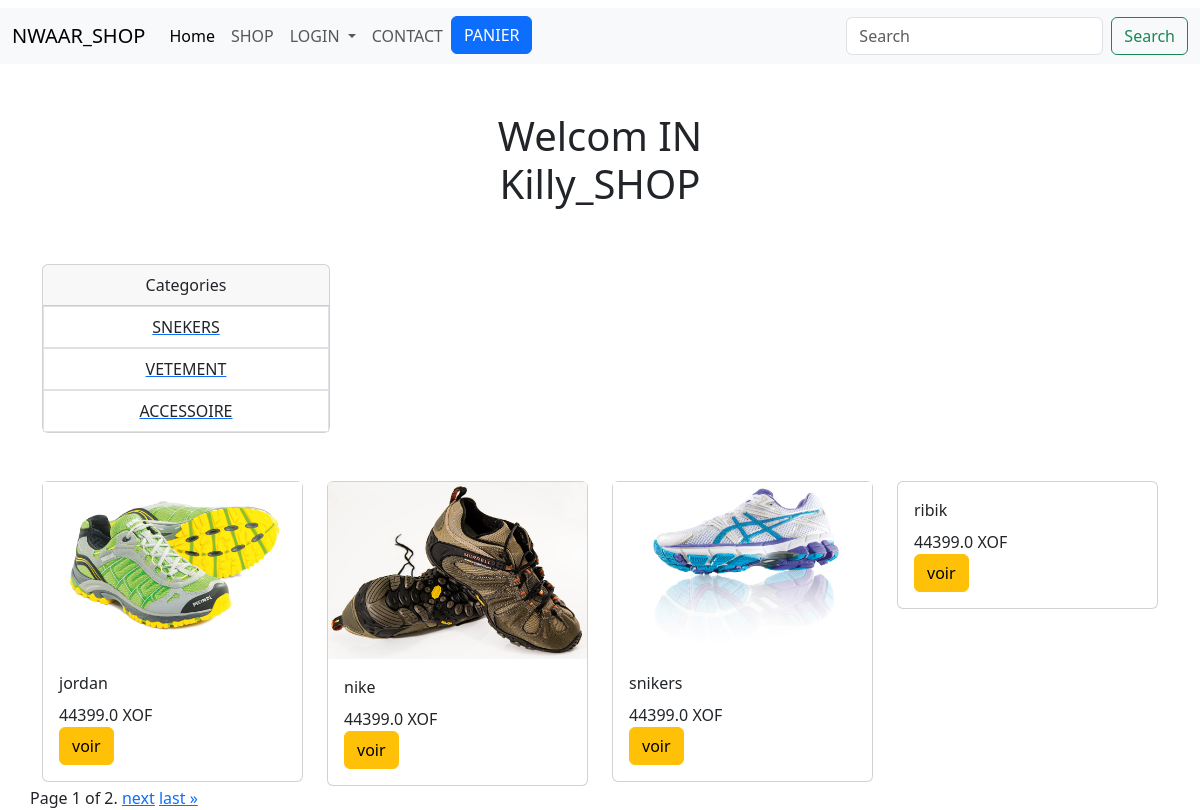
The page / on the database its author committed.
### Shop/models.py (models this page shows, shortened)
class Product(models.Model):
    name = models.CharField(max_length=100)
    price = models.FloatField()
    quantite = models.IntegerField(default=1)
    description =models.TextField()
    image = models.ImageField(upload_to='images')

### Shop/views.py (the view)
# urls.py: 2. Add a URL to urlpatterns:  path('', views.home, name='home')
def home(request):
    produit = Product.objects.all()
    paginator = Paginator(produit,2)
    page_number = request.POST.get('page')
    page_obj = paginator.get_page(page_number)
    context = {'produits':produit , 'page_obj':page_obj}
    return render(request,'products/home.html', context)

### templates/products/home.html (shortened to what this page needs)
{% extends 'base.html'%}
{% block content %}
<div class="container text-center">
    <div class="row">
        <div class="col mt-5">
            <h1>
                Welcom IN <br>
                Killy_SHOP
            </h1>
        </div>
    </div>
</div>
<div class="container text-center">
    <div class="row">
      <div class="col-12 mt-5">
        <div class="card" style="width: 18rem;">
          <div class="card-header">
            Categories
          </div>
          <ul class="list-group list-group-flush">
           <a href="#"> <li class="list-group-item">SNEKERS</li></a>
           <a href="#"> <li class="list-group-item">VETEMENT</li></a>
           <a href="#"> <li class="list-group-item"> ACCESSOIRE</li></a>
          </ul>
        </div>
        </div>
      </div>
      </div>
  <div class="container">
    <div class="row">
      {% for produit in produits%}
      <div class="col-md-3 mt-5">
        <div class="card">
          <img src="{{produit.image.url}}" alt="" class="card-ing-top">
          <div class="card-body">
            <div class="card-title">{{produit.name}}</div>
            <div class="card-text">{{produit.price}} XOF</div>
           <a href="{% url 'detail' produit.id %}"><button class="btn btn-warning">voir</button></a>
          </div>
        </div>
      </div>
      {% endfor %}
      <div class="pagination">
        <span class="step-links">
            <span class="current">
                Page {{ page_obj.number }} of {{ page_obj.paginator.num_pages }}.
            </span>
            {% if page_obj.has_next %}
                <a href="?page={{ page_obj.next_page_number }}">next</a>
                <a href="?page={{ page_obj.paginator.num_pages }}">last &raquo;</a>
            {% endif %}
        </span>
    </div>
{% endblock %}

### templates/base.html (shortened to what this page needs)
{% load static %}
<!Doctype html>
<html lang="en">
  <head>
    <link href="https://cdn.jsdelivr.net/npm/bootstrap@5.3.0-alpha1/dist/css/bootstrap.min.css" rel="stylesheet">
    <link rel="stylesheet" href="{% static 'css/style.css'%}">
  </head>
  <body>
    <nav class="navbar navbar-expand-lg bg-body-tertiary bg-dark">
        <div class="container-fluid">
          <a class="navbar-brand" href="#">NWAAR_SHOP</a>
          <div class="collapse navbar-collapse" id="navbarScroll">
            <ul class="navbar-nav me-auto my-2 my-lg-0 navbar-nav-scroll" style="--bs-scroll-height: 100px;">
              <li class="nav-item">
                <a class="nav-link active" aria-current="page" href="{% url 'home' %}">Home</a>
              </li>
              <li class="nav-item">
                <a class="nav-link" href="#">SHOP</a>
              </li>
              <li class="nav-item dropdown">
                <a class="nav-link dropdown-toggle" href="#" role="button" data-bs-toggle="dropdown" aria-expanded="false">
                  LOGIN
                </a>
              </li>
              <li class="nav-item">
                <a  hrer="# "class="nav-link">CONTACT</a>
              </li>
              <li class="nav-item">
               <a href="{% url 'cart_detail' %}"> <button type="button" class="btn btn-primary">
                    PANIER
                  </button></a>
              </li>
            </ul>
            <form class="d-flex" role="search">
              <input class="form-control me-2" type="search" placeholder="Search" aria-label="Search">
              <button class="btn btn-outline-success" type="submit">Search</button>
            </form>
          </div>
        </div>
      </nav>
  {% block content %}{% endblock %}
</body>
</html>

### rows shown on the page
Product: image (picture), name "jordan", price "44399.0"
Product: image (picture), name "nike", price "44399.0"
Product: image (picture), name "snikers", price "44399.0"
Product: name "ribik", price "44399.0"

### other values the page prints
{{ page_obj.number }} "1"
{{ page_obj.paginator.num_pages }} "2"
